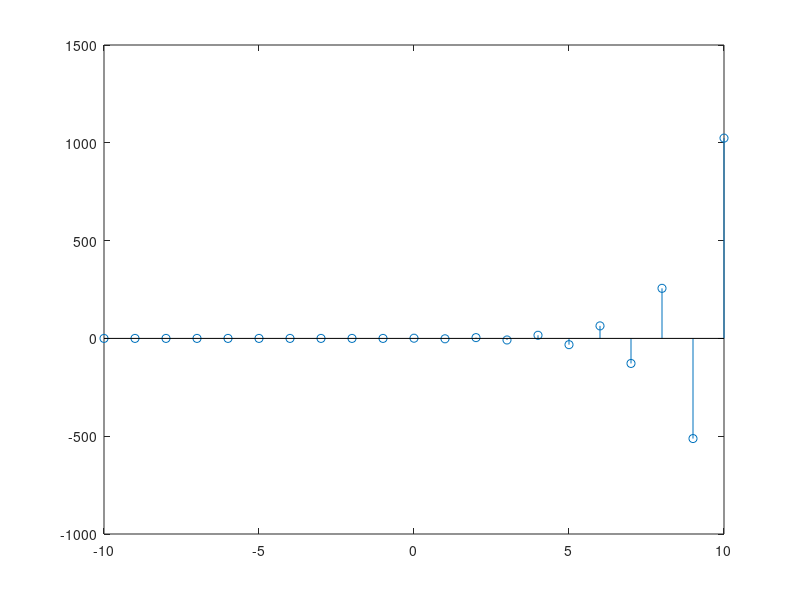
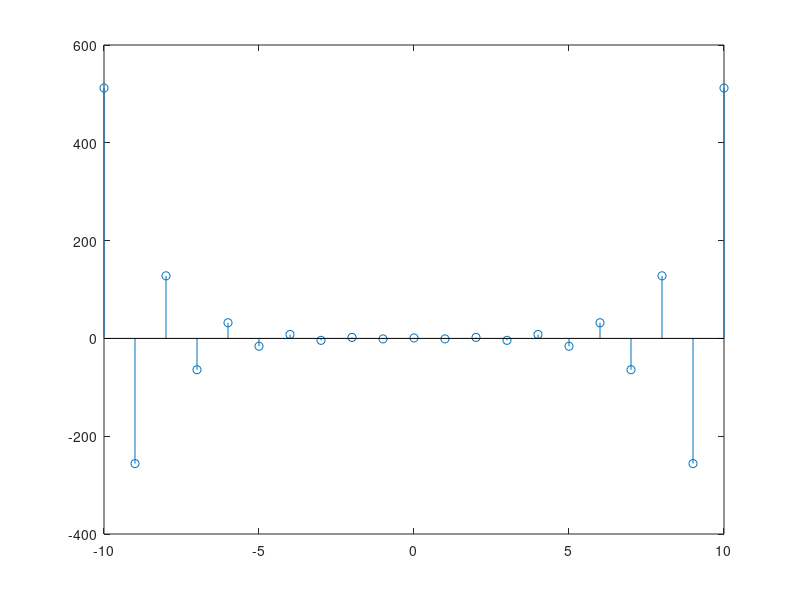
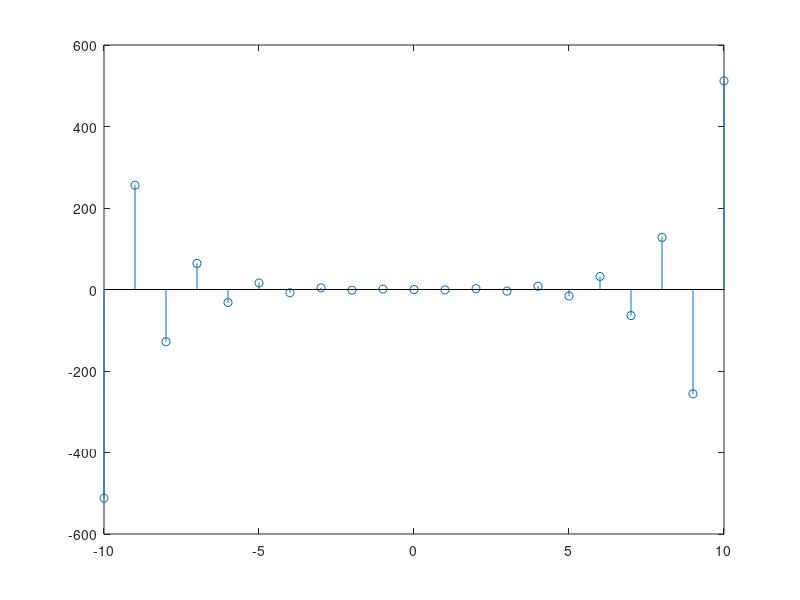

Recreate these plots in MATLAB, in order.
clc
clear all
close all

n=-10:10;
a=-2;

for l=1:length(n)
    if n(l)>=0
        xn(l)=a.^n(l);
    else
        xn(l)=0;
    end
end

stem(n,xn)

E=sum(abs(xn).^2)

xp=0.5.*(xn+fliplr(xn)); figure, stem(n,xp)
xi=0.5.*(xn-fliplr(xn)); figure, stem(n,xi)